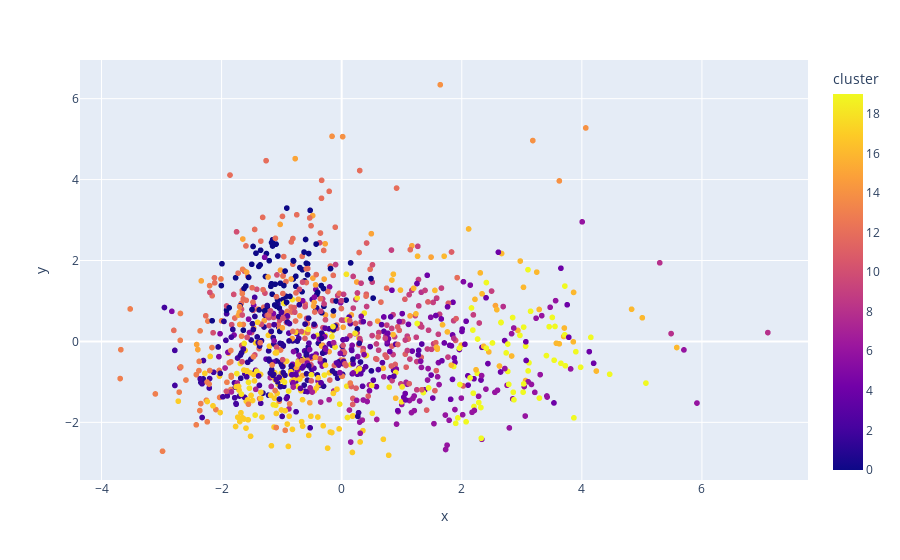

Notebook code for this chart:
### Code cell
pca_pipeline = Pipeline([('scaler', StandardScaler()), ('PCA', PCA(n_components=2))])
song_embedding = pca_pipeline.fit_transform(X)
projection = pd.DataFrame(columns=['x', 'y'], data=song_embedding)
projection['title'] = clean_data['song_name']
projection['cluster'] = clean_data['cluster_label']

fig = px.scatter(
    projection, x='x', y='y', color='cluster', hover_data=['x', 'y', 'title'])
fig.show()

### Figure 1 — Plotly figure (JSON) as saved in the notebook; plotly's stock layout.template omitted (floating-point values rounded to 4 significant figures; data arrays with more than 128 entries replaced by an {"elided": "..."} marker saying what was removed)
{"data": [{"customdata": {"elided": "1099x1 str values"}, "hovertemplate": "x=%{x}<br>y=%{y}<br>title=%{customdata[0]}<br>cluster=%{marker.color}<extra></extra>", "legendgroup": "", "marker": {"color": {"elided": "1099 int values"}, "coloraxis": "coloraxis", "symbol": "circle"}, "mode": "markers", "name": "", "showlegend": false, "type": "scattergl", "x": {"elided": "1099 float values"}, "xaxis": "x", "y": {"elided": "1099 float values"}, "yaxis": "y"}], "layout": {"coloraxis": {"colorbar": {"title": {"text": "cluster"}}, "colorscale": [[0, "#0d0887"], [0.1111, "#46039f"], [0.2222, "#7201a8"], [0.3333, "#9c179e"], [0.4444, "#bd3786"], [0.5556, "#d8576b"], [0.6667, "#ed7953"], [0.7778, "#fb9f3a"], [0.8889, "#fdca26"], [1, "#f0f921"]]}, "legend": {"tracegroupgap": 0}, "margin": {"t": 60}, "xaxis": {"anchor": "y", "domain": [0, 1], "title": {"text": "x"}}, "yaxis": {"anchor": "x", "domain": [0, 1], "title": {"text": "y"}}}}
